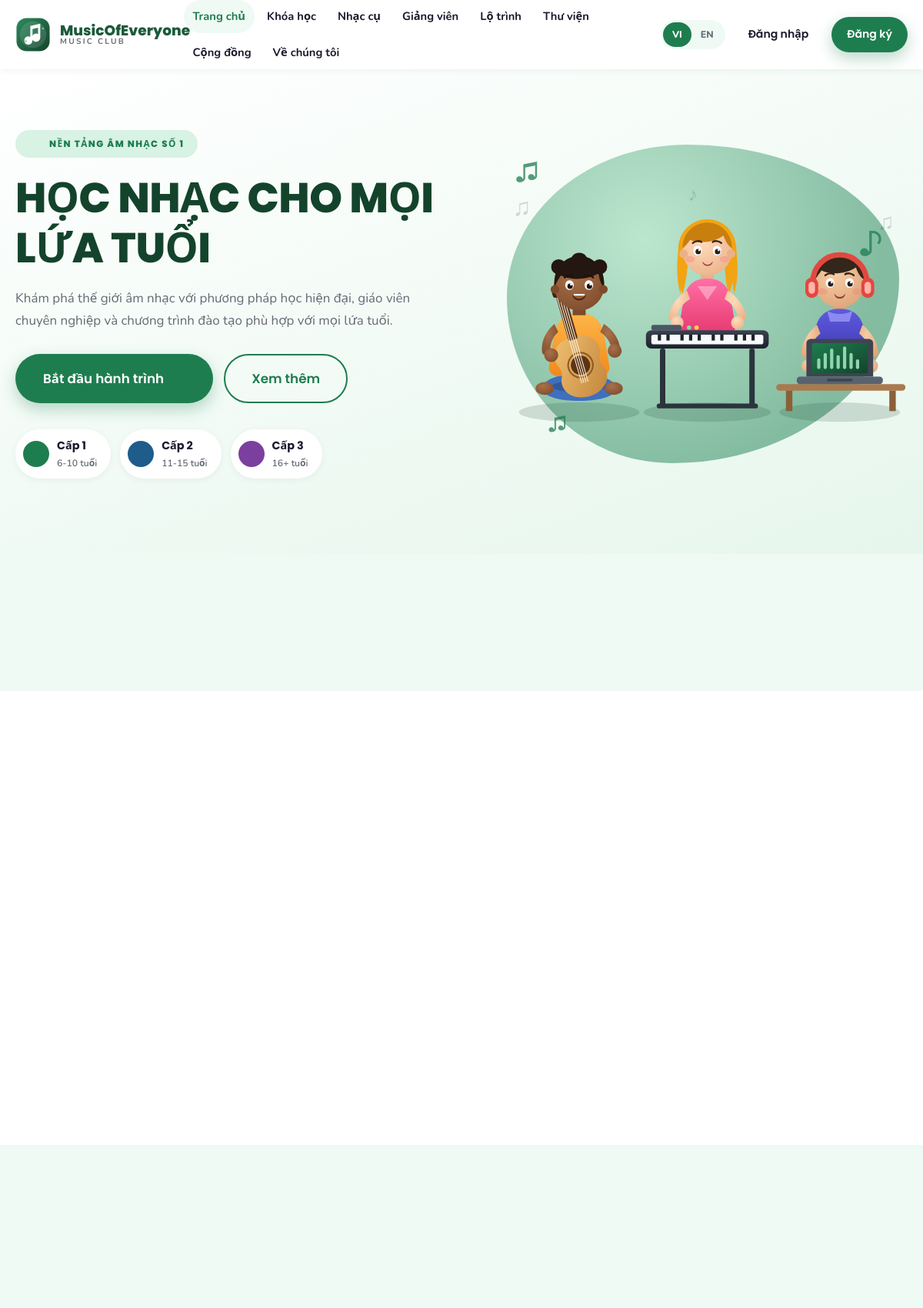
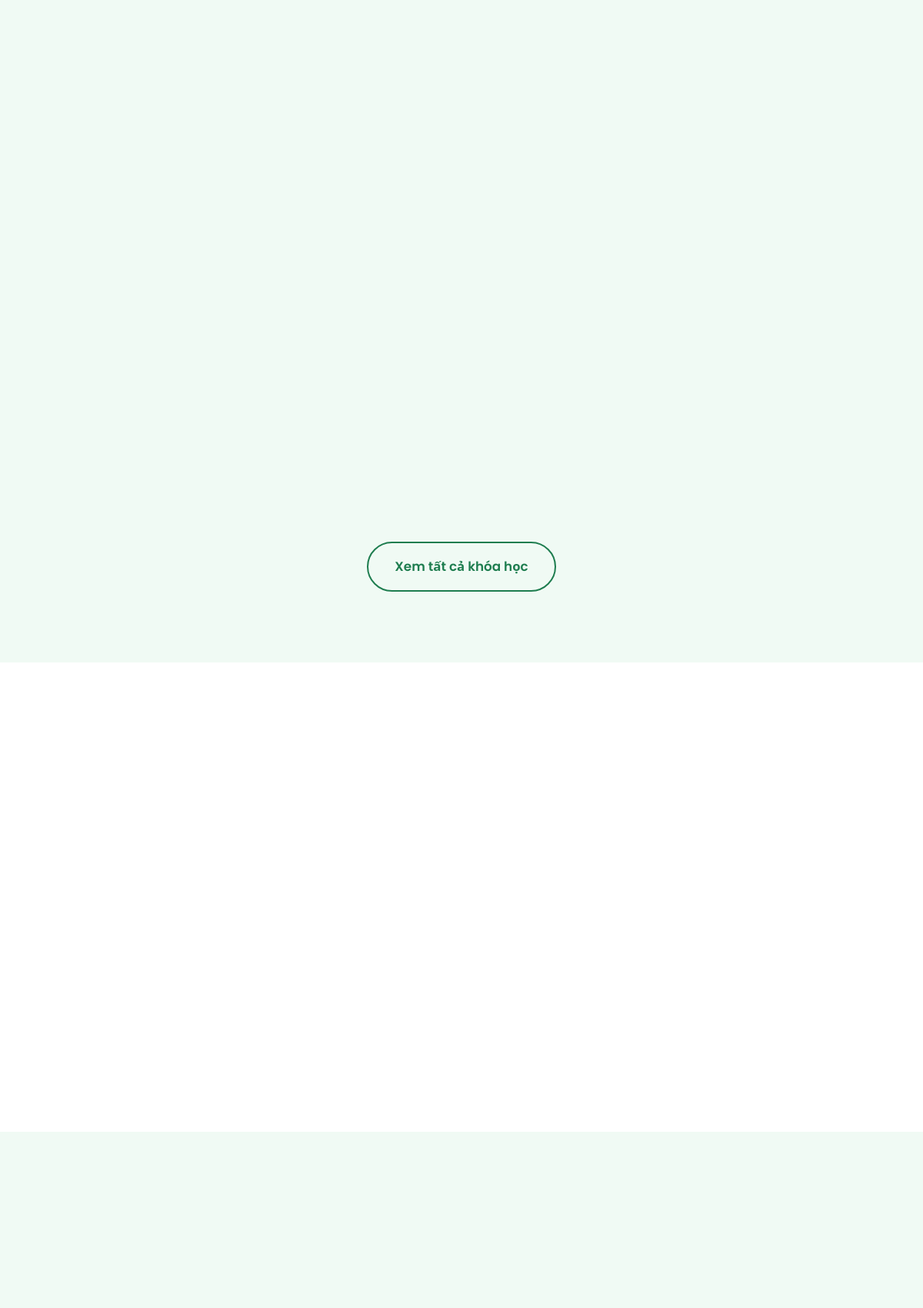
The page / (upper part) on the database its author committed (2 pictures, top to bottom).
### tables this page shows
CREATE TABLE `levels` (
  `id` INT AUTO_INCREMENT PRIMARY KEY,
  `name_vi` VARCHAR(100),
  `name_en` VARCHAR(100),
  `age_range` VARCHAR(50),
  `description_vi` TEXT,
  `description_en` TEXT,
  `color` VARCHAR(20) DEFAULT 'green',
  `sort_order` INT DEFAULT 0
);

### includes/db.php (called while the page is built, shortened)
<?php
function db(): PDO
{
    static $pdo = null;
    if ($pdo instanceof PDO) {
        return $pdo;
    }
    $dsn = 'mysql:host=' . DB_HOST . ';dbname=' . DB_NAME . ';charset=' . DB_CHARSET;
    try {
        $pdo = new PDO($dsn, DB_USER, DB_PASS, [
            PDO::ATTR_ERRMODE            => PDO::ERRMODE_EXCEPTION,
            PDO::ATTR_DEFAULT_FETCH_MODE => PDO::FETCH_ASSOC,
            PDO::ATTR_EMULATE_PREPARES   => false,
        ]);
    } catch (PDOException $e) {
        if (defined('DEBUG_MODE') && DEBUG_MODE) {
            die('Database connection failed: ' . $e->getMessage());
        }
        http_response_code(500);
        die('Database connection failed. Please try again later.');
    }
    return $pdo;
}
function dbQuery(string $sql, array $params = []): PDOStatement
{
    $stmt = db()->prepare($sql);
    $stmt->execute($params);
    return $stmt;
}
function dbAll(string $sql, array $params = []): array
{
    return dbQuery($sql, $params)->fetchAll();
}

### index.php (the view, shortened to what this page needs)
<?php
require_once __DIR__ . '/includes/functions.php';
$levels      = dbAll('SELECT * FROM levels ORDER BY sort_order ASC, id ASC');
require __DIR__ . '/includes/header.php';
?>
<section class="hero">
  <div class="container hero__inner">
    <div class="hero__content">
      <span class="hero__label"><?= icon('star', 'icon icon--sm') ?><?= e(t('hero_label')) ?></span>
      <h1 class="hero__title"><?= e(t('hero_heading')) ?></h1>
      <p class="hero__text"><?= e(t('hero_subtext')) ?></p>
      <div class="hero__actions">
        <a class="btn btn--primary btn--lg" href="<?= e(url('khoa-hoc.php')) ?>"><?= e(t('hero_cta_primary')) ?><?= icon('arrow', 'icon icon--sm') ?></a>
        <a class="btn btn--outline btn--lg" href="<?= e(url('ve-chung-toi.php')) ?>"><?= e(t('hero_cta_secondary')) ?></a>
      </div>
      <div class="level-badges">
        <?php foreach ($levels as $level): ?>
          <a class="level-badge level-badge--<?= e(levelColorClass($level['color'])) ?>" href="<?= e(url('khoa-hoc.php?level=' . (int) $level['id'])) ?>">
            <span class="level-badge__dot"><?= icon('music', 'icon icon--sm') ?></span>
            <span>
              <span class="level-badge__name"><?= e(localized($level, 'name')) ?></span>
              <span class="level-badge__age"><?= e($level['age_range']) ?></span>
            </span>
          </a>
        <?php endforeach; ?>
      </div>
    </div>
    <div class="hero__art">
      <span class="hero__note hero__note--1" aria-hidden="true">&#9835;</span>
      <span class="hero__note hero__note--2" aria-hidden="true">&#9834;</span>
      <span class="hero__note hero__note--3" aria-hidden="true">&#9835;</span>
      <img class="hero__characters" src="<?= e(asset('images/hero-characters.svg')) ?>" alt="<?= e(t('hero_heading')) ?>" width="760" height="470">
    </div>
  </div>
</section>
<section class="section--tight">
  <div class="container">
  </div>
</section>
<section class="section section--light" id="features">
  <div class="container">
    <div class="feature-grid">
    </div>
  </div>
</section>
<section class="section" id="courses">
  <div class="container">
    <div class="course-grid">
    </div>
    <p style="text-align:center;margin-top:36px">
      <a class="btn btn--outline btn--lg" href="<?= e(url('khoa-hoc.php')) ?>"><?= e(t('courses_view_all')) ?></a>
    </p>
  </div>
</section>
<section class="section section--light" id="levels">
  <div class="container">
    <div class="grid grid--3">
    </div>
  </div>
</section>
<section class="section">
  <div class="container">
  </div>
</section>
<?php require __DIR__ . '/includes/footer.php'; ?>

### includes/functions.php (shortened to what this page needs)
<?php
require_once __DIR__ . '/db.php';
function basePath(): string
{
    static $base = null;
    if ($base !== null) {
        return $base;
    }
    $appRoot  = str_replace('\\', '/', realpath(dirname(__DIR__)) ?: dirname(__DIR__));
    $docRoot  = isset($_SERVER['DOCUMENT_ROOT']) ? realpath($_SERVER['DOCUMENT_ROOT']) : false;
    $docRoot  = $docRoot ? str_replace('\\', '/', $docRoot) : '';
    if ($docRoot !== '' && strpos($appRoot, $docRoot) === 0) {
        $base = rtrim(substr($appRoot, strlen($docRoot)), '/');
    } else {
        $base = '';
    }
    return $base;
}
function url(string $path = ''): string
{
    return basePath() . '/' . ltrim($path, '/');
}
function asset(string $path): string
{
    return url('assets/' . ltrim($path, '/'));
}
function e($value): string
{
    return htmlspecialchars((string) $value, ENT_QUOTES | ENT_SUBSTITUTE, 'UTF-8');
}
function currentLang(): string
{
    return $_SESSION['lang'] ?? 'vi';
}
function t(string $key, ?string $default = null): string
{
    static $strings = [];
    $lang = currentLang();
    if (!isset($strings[$lang])) {
        $file = dirname(__DIR__) . '/lang/' . $lang . '.php';
        $strings[$lang] = file_exists($file) ? (array) require $file : [];
    }
    return $strings[$lang][$key] ?? ($default ?? $key);
}
function localized(?array $row, string $field, string $fallbackField = ''): string
{
    $lang = currentLang();
    $key  = $field . '_' . $lang;
    if (!empty($row[$key])) {
        return (string) $row[$key];
    }
    return '';
}
function levelColorClass(?string $color): string
{
    $allowed = ['green', 'blue', 'purple', 'orange'];
    $color = strtolower((string) $color);
    return in_array($color, $allowed, true) ? $color : 'green';
}
function icon(string $name, string $class = 'icon'): string
{
    $path = $paths[$name] ?? $paths['music'];
    return '<svg class="' . e($class) . '" viewBox="0 0 24 24" fill="currentColor" aria-hidden="true">' . $path . '</svg>';
}

### rows shown on the page
levels: name_vi "Cấp 1", age_range "6-10 tuổi"
levels: name_vi "Cấp 2", age_range "11-15 tuổi"
levels: name_vi "Cấp 3", age_range "16+ tuổi"

### other values the page prints
setting('site_name', SITE_NAME) "MusicOfEveryone"
t('brand_tagline') "MUSIC CLUB"
$item['label'] "Trang chủ"
$item['label'] "Khóa học"
$item['label'] "Nhạc cụ"
$item['label'] "Giảng viên"
$item['label'] "Lộ trình"
$item['label'] "Thư viện"
$item['label'] "Cộng đồng"
$item['label'] "Về chúng tôi"
t('nav_login') "Đăng nhập"
t('nav_register') "Đăng ký"
t('hero_label') "NỀN TẢNG ÂM NHẠC SỐ 1"
t('hero_heading') "HỌC NHẠC CHO MỌI LỨA TUỔI"
t('hero_subtext') "Khám phá thế giới âm nhạc với phương pháp học hiện đại, giáo viên chuyên nghiệp và chương trình đào tạo phù hợp với mọi lứa tuổi."
